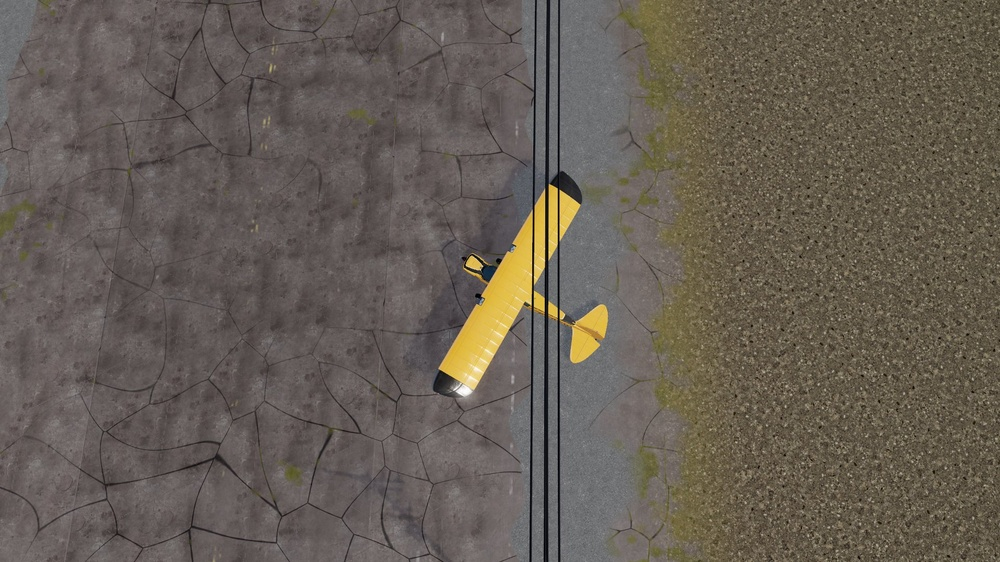
#> input picture flyDiy/tools/perf/a2r2_before_A.jpg, 1000 x 562 px, shrunk from 1920 x 1080 before the run
$ python met_axes.py --image perf/a2r2_before_A.jpg
#> lines starting #> are read from the running program, lines starting #| are printed output that depends on the picture; after the words box and inside, x2 and y2 are one past the last pixel; in counts of white or black regions, pixels touching at a corner belong together
"""met_axes — the lines a HUMAN drew on a trace picture, read back as game coordinates.

    py -3.11 tools/met_axes.py --image <png> --gx0 -4200 --gz0 -9200 [--step 200]

`met_trace.py` draws the island's own rasters with a labelled game-coordinate grid.
Draw on that picture in any paint program and this reads the drawing back: the grid
lines give the calibration (they are the only strong ORANGE in the frame), the
strokes are the only strong RED, and what comes out is a list of polylines in game
metres, ready to paste into an author's table.

WHY IT EXISTS. The street grid was measured by a vote (`met_streets.py`), and a vote
over a rotated regular grid answers with a rotated regular grid: 73 straight segments
on two bearings, geometrically right and visibly wrong, because the real town's
arterials curve round the hill and along the shore and cut the blocks at their own
angles. The user's answer was to draw those axes in red over the trace, which is a
better instrument than any detector - so this turns the drawing into a record rather
than into an eye-balled table of numbers.

THE METHOD, in four steps and no cleverness:
  1. the ORANGE grid lines -> the pixel positions of the 200 m ticks -> the scale and
     the origin (one number each way, checked against both axes and printed);
  2. the RED mask, closed, and thinned to one pixel by Zhang-Suen;
  3. the thinned mask as a GRAPH: a pixel's neighbours are its 8-neighbours, a node is
     any pixel of degree != 2, and a BRANCH is the run between two nodes. A network of
     hand-drawn strokes crosses itself, and a single longest-path walk through it
     doubles back and returns one 3 km line that is really nine roads;
  4. each branch resampled, smoothed and converted. Branches under `--min` metres are
     dropped (a stub at a crossing is not a road).

The strokes are drawn thick - eight to ten pixels, which is twelve metres here - so
the thinned line sits within a few metres of what was meant; the smoothing pass is
what takes out the thinning's stair, not what invents the shape.
"""
import argparse
import math
import sys

import numpy as np
from PIL import Image
from scipy import ndimage


# ---------------------------------------------------------------------------
def grid_lines(R, G, B):
    """The picture's own 200 m grid: the columns and rows of strong orange, as a
    fitted LATTICE rather than as whatever peaks survived a threshold.

    The grid is drawn over a satellite view and half of it is buried under roofs,
    labels and the record's own lines, so the column sums are wildly uneven: one
    threshold found four of eight columns and three of six rows, and the mean gap
    between THOSE came out at exactly half the real scale - a calibration that is
    wrong by a factor of two and looks perfectly reasonable. So the peaks are only
    candidates; the period and the phase are fitted to all of them at once, and the
    lattice is what is returned."""
    org = (R > 140) & (G > 55) & (G < 160) & (B < 100) & ((R - G) > 50)

    def cand(v):
        thr = max(30.0, v.max() * 0.18)
        out, i = [], 0
        while i < len(v):
            if v[i] > thr:
                j = i
                while j < len(v) and v[j] > thr:
                    j += 1
                if j - i <= 6:                      # a grid line is thin; a red stroke is not
                    w = np.arange(i, j)
                    out.append(float((w * v[i:j]).sum() / v[i:j].sum()))
                i = j
            else:
                i += 1
        return out

    def lattice(pk, n):
        if len(pk) < 2:
            return pk
        best = None
        gaps = sorted(pk[i + 1] - pk[i] for i in range(len(pk) - 1))
        for g in gaps:                              # every observed gap is a candidate period
            if g < 20:
                continue
            for ph in pk:
                score = sum(1 for q in pk if abs(((q - ph) / g) - round((q - ph) / g)) * g < 2.5)
                if best is None or score > best[0]:
                    best = (score, g, ph)
        score, g, ph = best
        k0 = math.ceil((0 - ph) / g)
        k1 = math.floor((n - 1 - ph) / g)
        return [ph + k * g for k in range(k0, k1 + 1)]

    cx, cy = cand(org.sum(0)), cand(org.sum(1))
    return lattice(cx, org.shape[1]), lattice(cy, org.shape[0])


# [191 lines left out: functions convex_hull, thin, branches, prune, _deg, join and 1 more, not called in this run]


# ---------------------------------------------------------------------------
def main():
    ap = argparse.ArgumentParser()
    ap.add_argument('--image', required=True)
    ap.add_argument('--gx0', type=float, default=0.0, help='game x of the LEFTMOST grid line')
    ap.add_argument('--gz0', type=float, default=0.0, help='game z of the TOPMOST grid line')
    ap.add_argument('--step', type=float, default=200.0, help='metres between grid lines')
    ap.add_argument('--min', type=float, default=60.0, help='drop a branch under this many metres')
    ap.add_argument('--every', type=int, default=9, help='resample the thinned run every N pixels')
    ap.add_argument('--smooth', type=int, default=4, help='3-tap passes over the resampled run')
    ap.add_argument('--blob', type=int, default=200, help='drop a red blob under this many pixels')
    ap.add_argument('--spur', type=int, default=12, help='shave a skeleton spur under this many pixels')
    ap.add_argument('--pixels', action='store_true',
                    help='no grid: emit 0..1 picture coordinates instead of game metres')
    ap.add_argument('--colour', default='red', choices=['red', 'green', 'blue'],
                    help='which pen to read (a picture may carry three instructions at once)')
    ap.add_argument('--shape', default='lines', choices=['lines', 'region', 'marks', 'hulls'],
                    help='lines: open polylines; region: the outline of a closed loop; marks: a point per blob; '
                         'hulls: the convex hull of each blob (a SCRIBBLE means an area, not a line)')
    ap.add_argument('--turn', type=float, default=55.0, help='carry a stroke through a junction it turns less than this to cross')
    ap.add_argument('--name', default='MK_AX', help='the emitted table s name')
    A = ap.parse_args()

    a = np.asarray(Image.open(A.image).convert('RGB')).astype(int)
    R, G, B = a[..., 0], a[..., 1], a[..., 2]
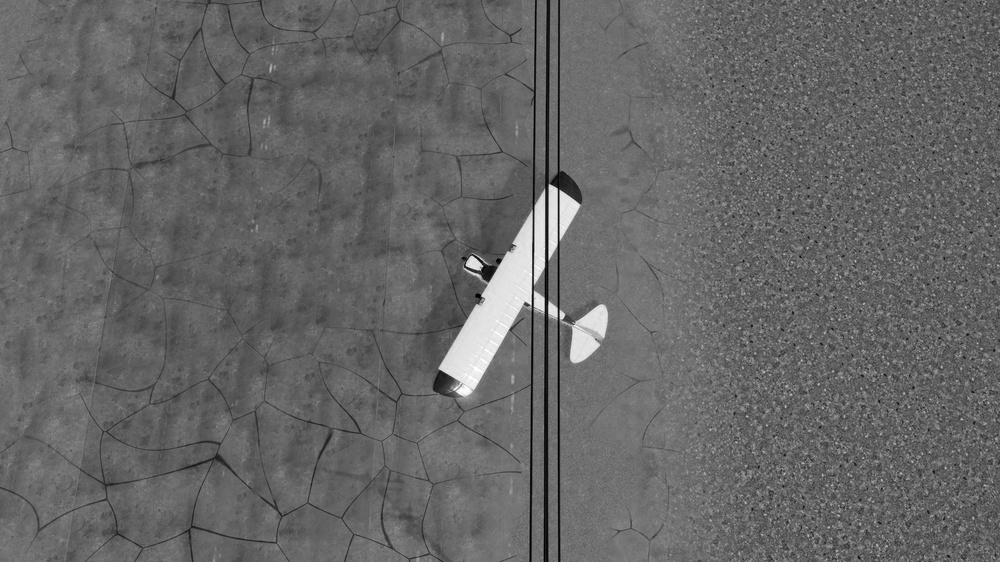
#> R: shape (562, 1000) int64; min 0, max 255, mean 101.9
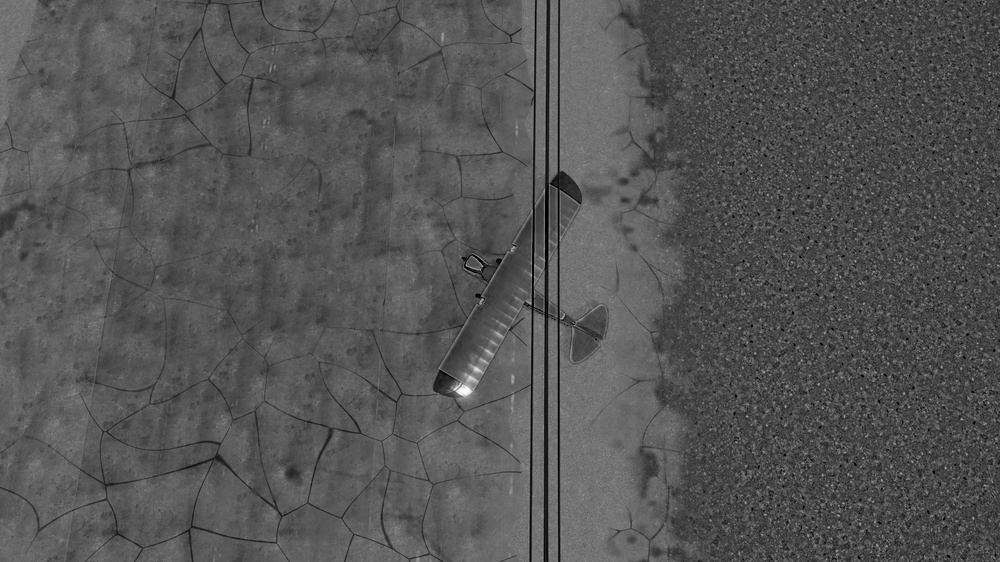
#> B: shape (562, 1000) int64; min 0, max 255, mean 84.2
    # --pixels: a GAME SCREENSHOT has no grid to calibrate against, so the strokes
    # come out in the picture's own pixels, normalised to 0..1 across and down, and
    # somebody else turns them into world coordinates (tools/met_unproject.js casts
    # them through the camera that took the shot and lands them on the terrain).
    if A.pixels:
        cols, rows = [0.0, 1.0], [0.0, 1.0]
        sx = sz = 1.0
    else:
        cols, rows = grid_lines(R, G, B)
#> in grid_lines, `org = (R > 140) & (G > 55) & (G < 160) & (B < 100) & ((R - G) > 50)`:
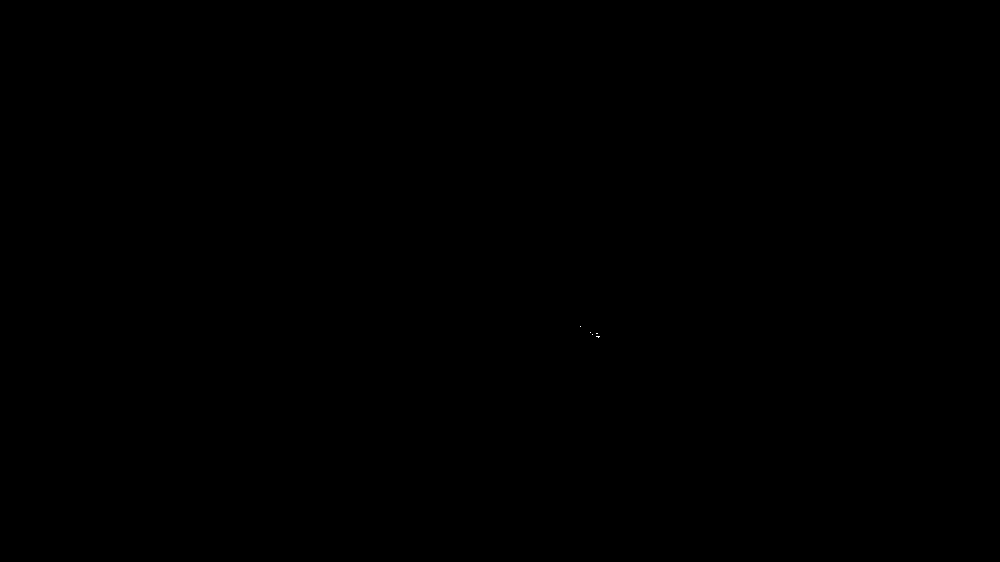
#> org: shape (562, 1000) bool; 0% white in thin lines or dots, all inside (x1, y1, x2, y2) = (580, 326, 600, 338)
#> in cand, `thr = max(30.0, v.max() * 0.18)`: thr = 30
#> after the loop in cand, `while i < len(v):`: i = 1000; out = []
#> cols = []; rows = []
        if len(cols) < 2 or len(rows) < 2:
#> (the run stopped early here; a loop or call above may not have finished)

$ run again, on flyDiy/tools/perf/a2r2_before_B_s0.jpg
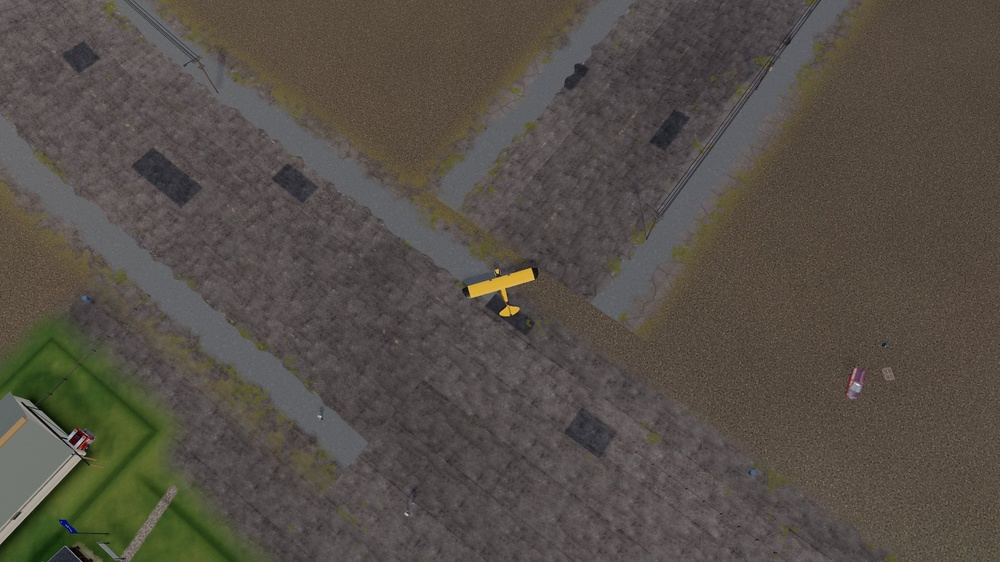
#> input picture flyDiy/tools/perf/a2r2_before_B_s0.jpg, 1000 x 562 px, shrunk from 1920 x 1080 before the run
#> in main, `R, G, B = a[..., 0], a[..., 1], a[..., 2]`:
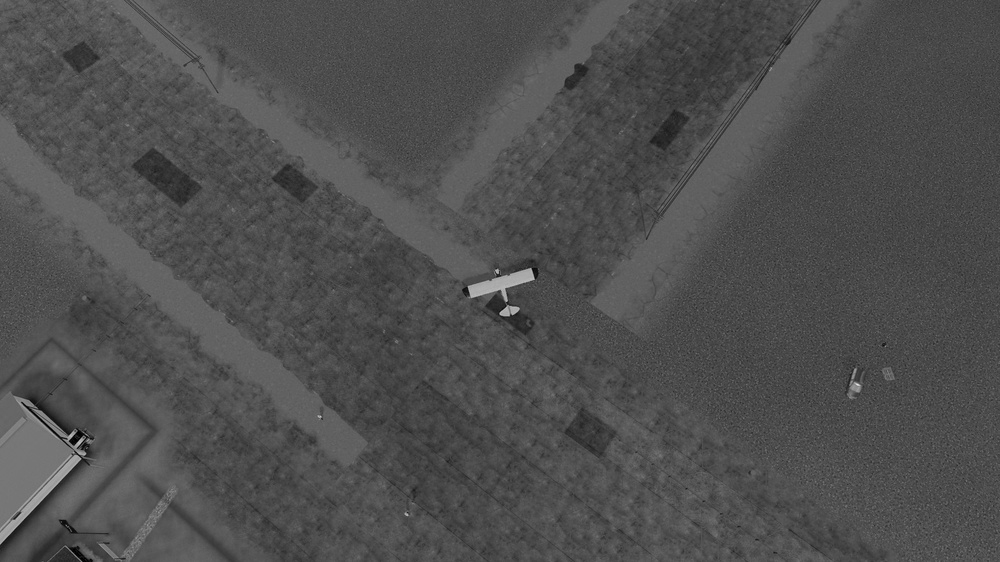
#> G: shape (562, 1000) int64; min 0, max 233, mean 78.6
#> in main, `R, G, B = a[..., 0], a[..., 1], a[..., 2]`:
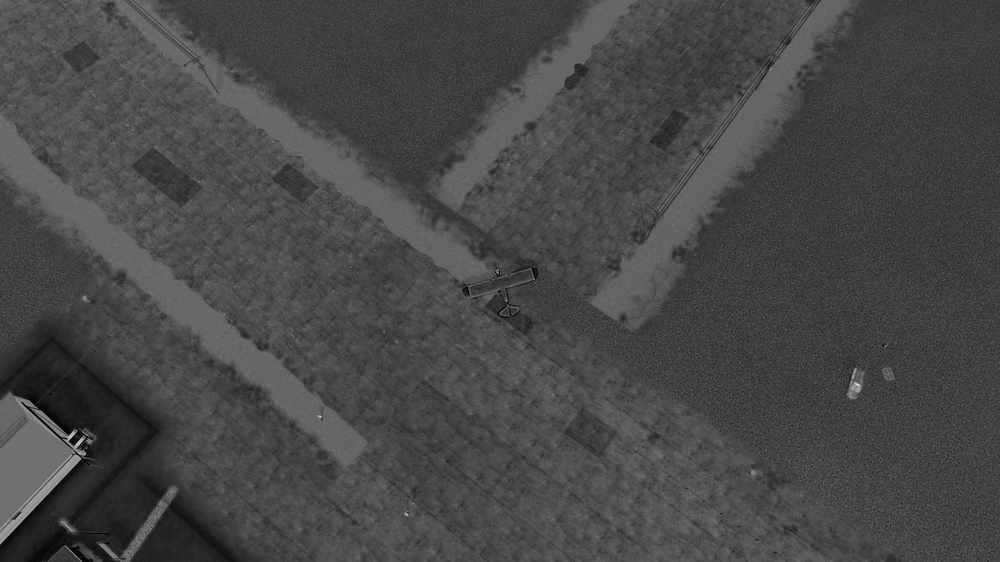
#> B: shape (562, 1000) int64; min 0, max 242, mean 71.3
#> org: shape (562, 1000) bool; 0% white in thin lines or dots, all inside (x1, y1, x2, y2) = (79, 308, 852, 449)
#> thr = 30
#> after the loop in cand, `while i < len(v):`: i = 1000; out = []

$ run again, on flyDiy/tools/perf/a2r2_before_B_s4.jpg
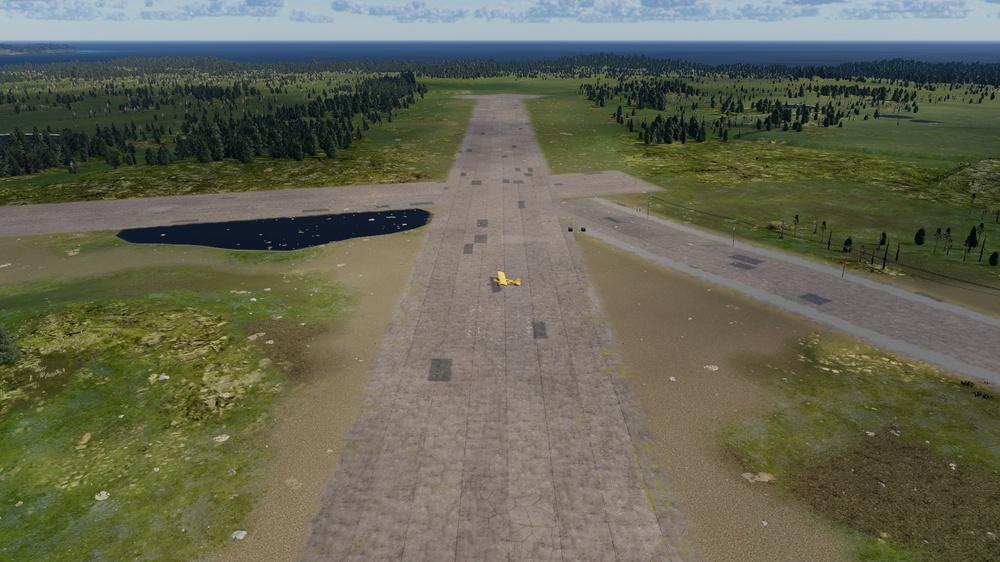
#> input picture flyDiy/tools/perf/a2r2_before_B_s4.jpg, 1000 x 562 px, shrunk from 1920 x 1080 before the run
#> in main, `R, G, B = a[..., 0], a[..., 1], a[..., 2]`:
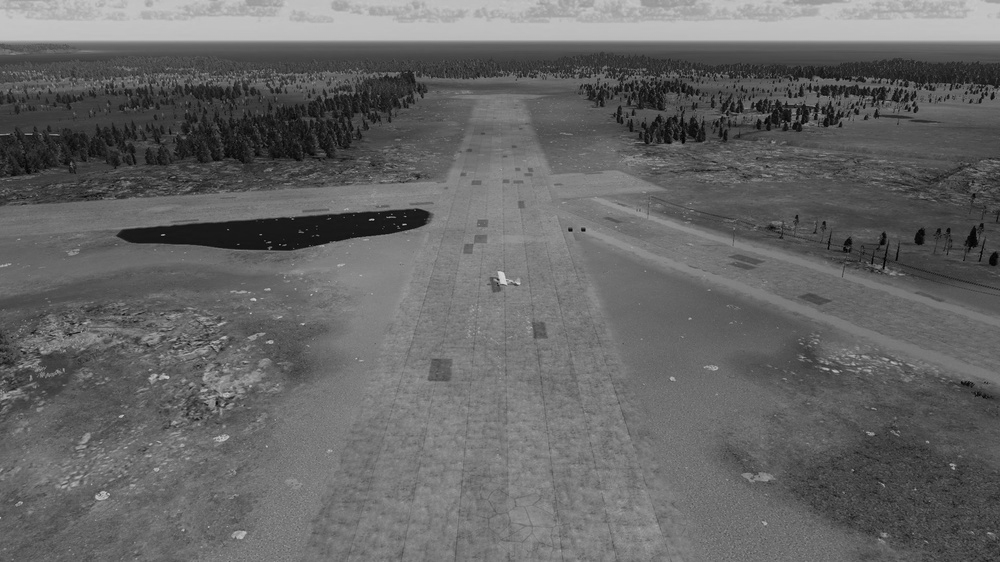
#> G: shape (562, 1000) int64; min 0, max 217, mean 101.5
#> in main, `R, G, B = a[..., 0], a[..., 1], a[..., 2]`:
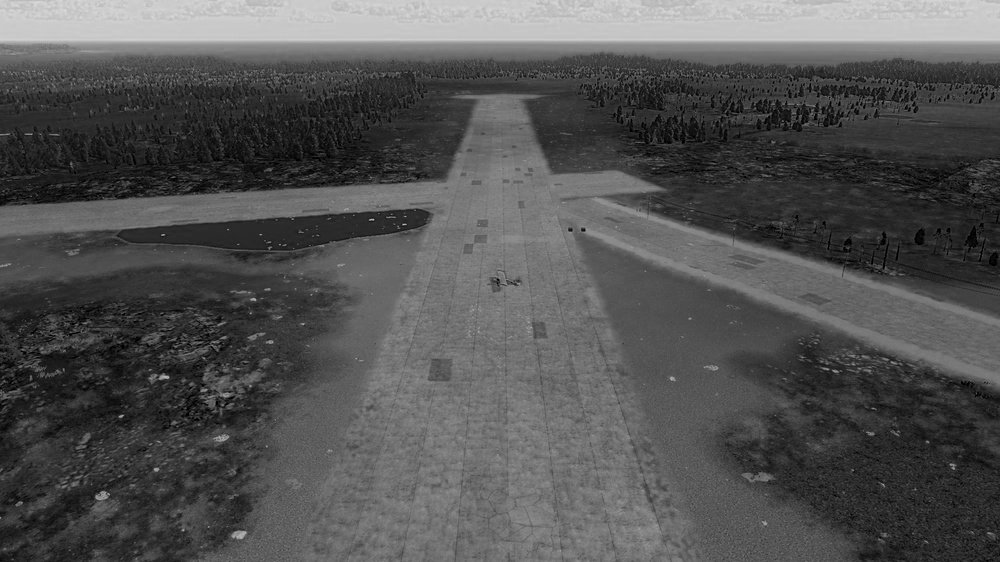
#> B: shape (562, 1000) int64; min 0, max 220, mean 83
#> org: shape (562, 1000) bool; every value is 0
#> thr = 30
#> after the loop in cand, `while i < len(v):`: i = 1000; out = []

$ run again, on flyDiy/tools/perf/a2r_before_s0.jpg
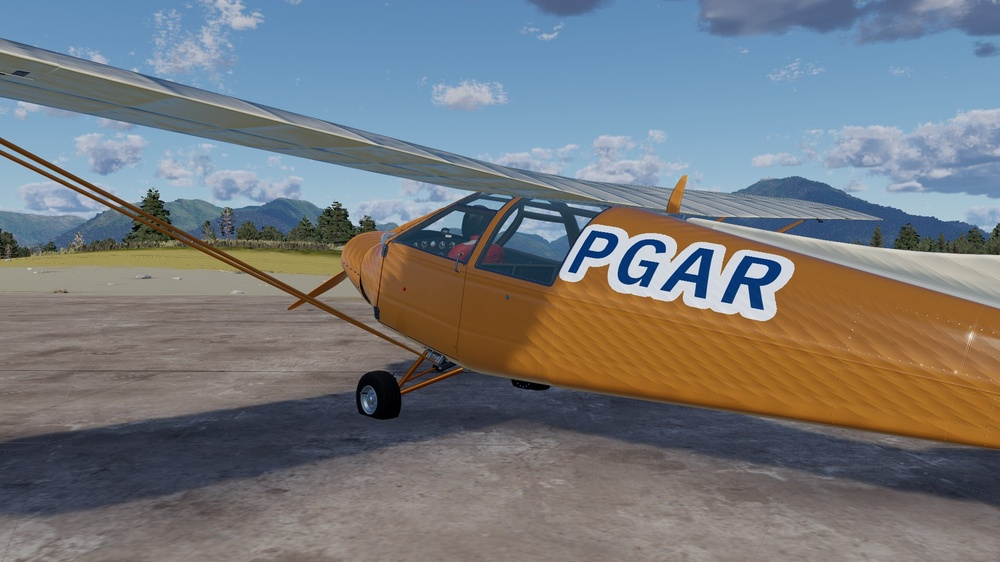
#> input picture flyDiy/tools/perf/a2r_before_s0.jpg, 1000 x 562 px, shrunk from 1920 x 1080 before the run
#> in main, `R, G, B = a[..., 0], a[..., 1], a[..., 2]`:
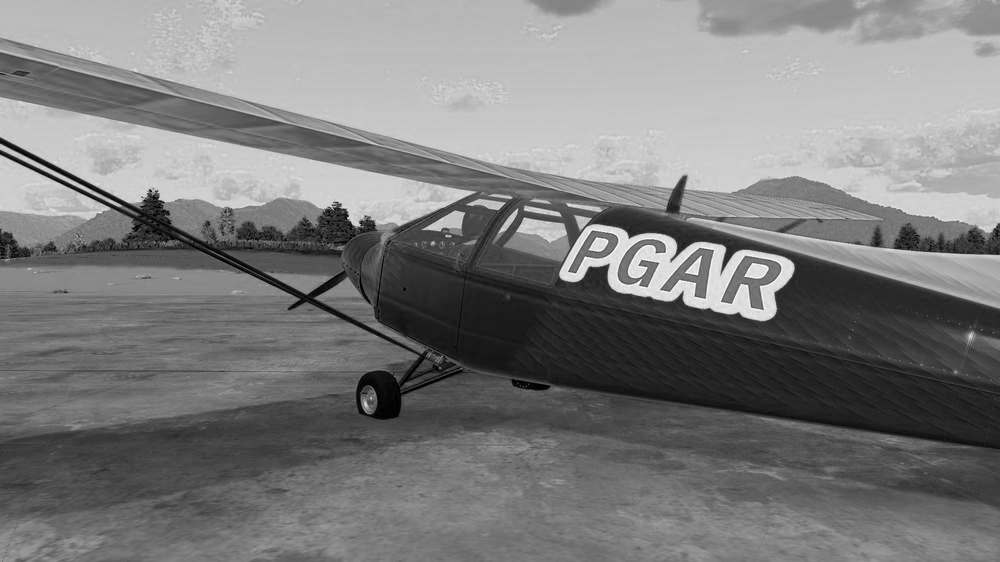
#> B: shape (562, 1000) int64; min 0, max 255, mean 124.4
#> in grid_lines, `org = (R > 140) & (G > 55) & (G < 160) & (B < 100) & ((R - G) > 50)`:
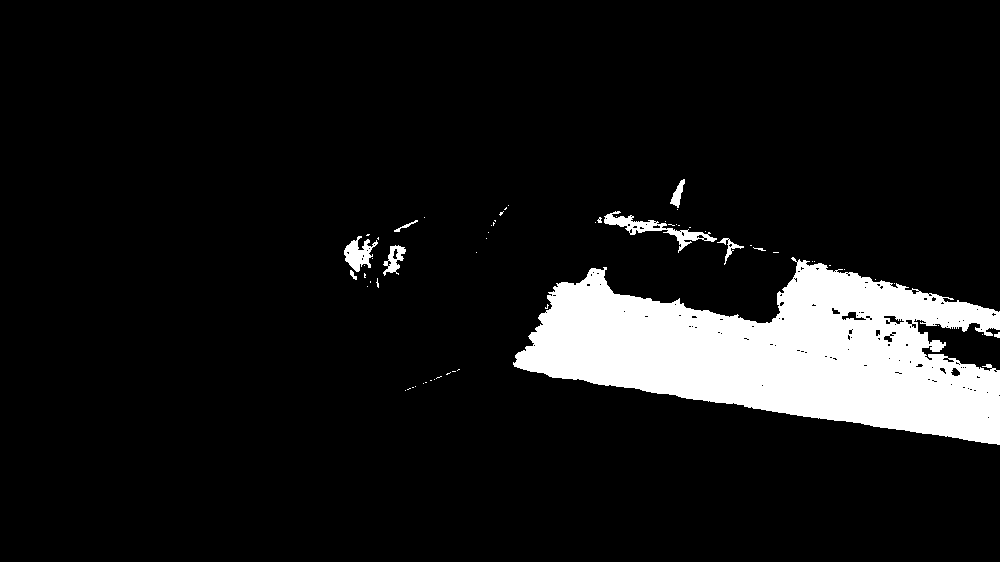
#> org: shape (562, 1000) bool; 9.6% white; 61 white regions (51 under 20 px), largest, box (x1, y1, x2, y2) and area: (513, 257, 1000, 445) 51341, (604, 211, 717, 253) 1021, (344, 236, 378, 272) 614
#> thr = 30
#> after the loop in cand, `while i < len(v):`: i = 1000; out = []
